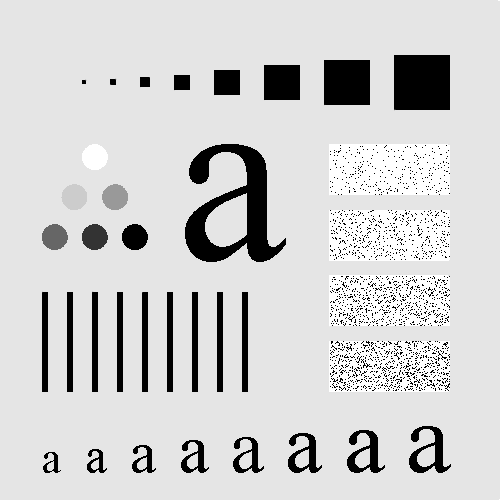
%> input picture 实验代码/第一次实验/images/test.tif, 500 x 500 px
$ octave a1_4.m   (GNU Octave 9; MATLAB toolbox functions it lacks are replaced by stand-ins)
%> lines starting %> are read from the running program, lines starting %| are printed output that depends on the picture
% 读取图像
img = imread('images\test.tif');
%> img is the input picture: size 500x500 uint8; min 0, max 255, mean 207.4

% 显示原始图像
figure;
subplot(2, 3, 1);
imshow(img);
title('原始图像');

% 低通滤波
% 使用MATLAB提供的高斯低通滤波器
filtered_img_lowpass = imgaussfilt(img, 5); % 标准差为5的高斯滤波器
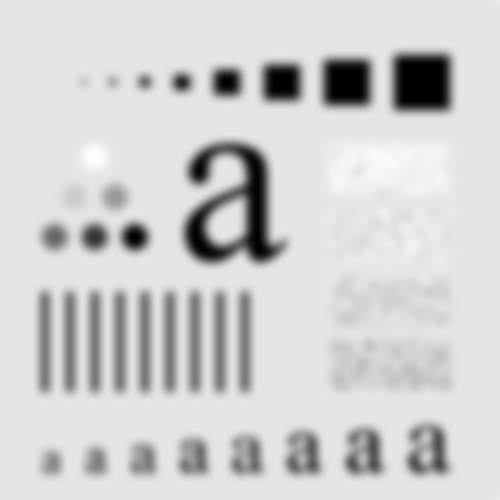
%> filtered_img_lowpass: size 500x500 uint8; min 0, max 255, mean 207.4; mean of the top-left, top-right, bottom-left and bottom-right quarters 210.4, 200.7, 202.8, 215.5
subplot(2, 3, 2);
imshow(filtered_img_lowpass);
title('低通滤波器滤波');

% 空间滤波
% 使用自定义的低通滤波器（例如均值滤波器）
h = fspecial('average', [5 5]); % 创建5x5的均值滤波器
filtered_img_spatial = imfilter(img, h, 'replicate');
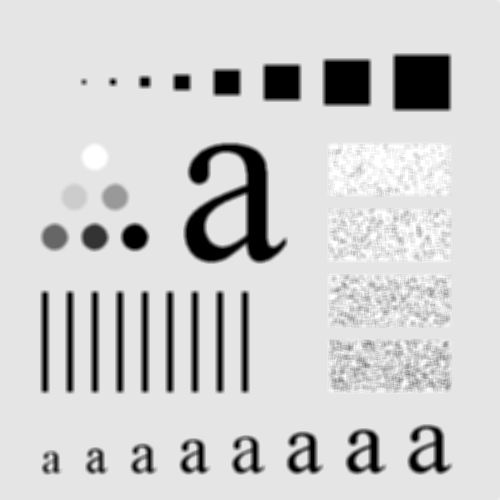
%> filtered_img_spatial: size 500x500 uint8; min 0, max 255, mean 207.4; mean of the top-left, top-right, bottom-left and bottom-right quarters 210.3, 200.6, 202.8, 215.8
subplot(2, 3, 3);
imshow(filtered_img_spatial);
title('空间滤波');

% 高通滤波
% 使用MATLAB提供的拉普拉斯滤波器
filtered_img_highpass = img - imgaussfilt(img, 5); % 高斯低通滤波后，原图像减去低通滤波后的图像
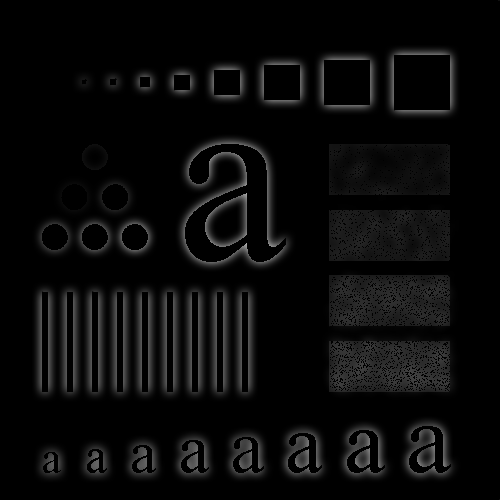
%> filtered_img_highpass: size 500x500 uint8; min 0, max 170, mean 10.2
subplot(2, 3, 4);
imshow(filtered_img_highpass);
title('高通滤波器滤波');

% 显示滤波后的图像并进行比较
subplot(2, 3, [5, 6]);
imshowpair(filtered_img_lowpass, filtered_img_spatial, 'montage');
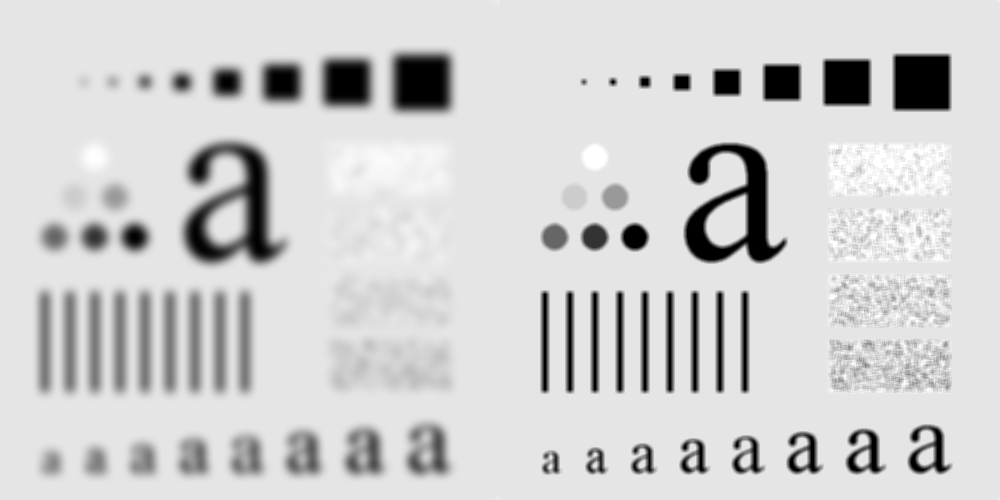
%> displayed picture: size 500x1000, on the screen's scale of 0 to 255; min 0, max 255, mean 207.4
title('低通滤波器 vs 空间滤波');
